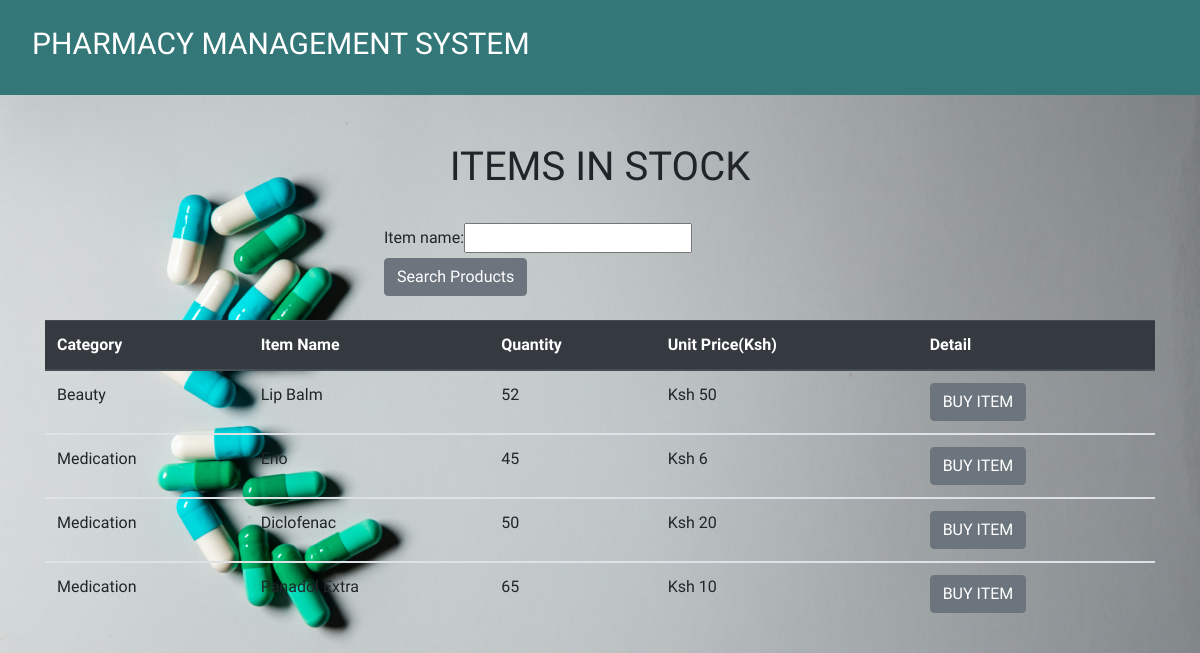
/home/, run on the app's committed database.
### product_app/models.py (models this page shows, shortened)
class Product(models.Model):
    category_name = models.ForeignKey(Category, on_delete = models.CASCADE,null = True, blank = True )
    item_name = models.CharField(max_length = 50, null = True, blank = True)
    total_quantity = models.IntegerField(default = 0, null = True, blank = True)
    issued_quantity = models.IntegerField(default = 0, null = True, blank = True)
    received_quantity = models.IntegerField(default = 0, null = True, blank = True)
    unit_price = models.IntegerField(default=0, null=True, blank=True)

class Category(models.Model):
    name = models.CharField(max_length = 50, null = True, blank = True)
    def __str__(self):
        return self.name

### product_app/views.py (the view)
# urls.py: 2. Add a URL to urlpatterns:  path('', views.home, name='home')
def home(request):
    products = Product.objects.all().order_by('-id')
    product_filters = ProductFilter(request.GET, queryset = products)
    products = product_filters.qs
    return render(request, 'products/index.html', {
        'products': products, 'product_filters': product_filters,
    })

### templates/products/index.html
{% extends 'products/base.html'%} {% block content%}
<br></br>
<div class = "container">
  <h1 class= "text-center">ITEMS IN STOCK</h1>
  <br>
  <div class = "container">
    <form action = "" method = "GET">
      {{product_filters.form}}
      <input
      type = "submit"
      value = "Search Products"
      class="btn btn-secondary btn"/>
    </form>
  </div>
  <br>
  <table class="table">
    <thead class="thead-dark">
      <tr>
        <th scope="col">Category</th>
        <th scope="col">Item Name</th>
        <th scope="col">Quantity</th>
        <th scope="col">Unit Price(Ksh)</th>
        <th scope = "col">Detail</th>
      </tr>
    </thead>
    {% for product in products%}
    <tbody>
      <tr>
        <td>{{product.category_name}}</td>
        <td>{{product.item_name}}</td>
        <td>{{product.total_quantity}}</td>
        <td>Ksh {{product.unit_price}}</td>
        <td><a href="{% url 'product_detail' product.id %}"
              ><input
                type="submit"
                value="BUY ITEM"
                class="btn btn-secondary btn"
                type="button"
            /></a></td>
      </tr>
    </tbody>
    {% endfor %}
  </table>
</div>
{% endblock%}

### product_app/static/css/main.css (style rules this page uses)
html,body { position: relative; overflow-x: hidden; background: url('/static/images/img6.jpg'); width: 100% !important; height: 100vh; display: table; position: relative; background-position: center; background-attachment: scroll; -o-background-size: cover; -moz-background-size: cover; -webkit-background-size: cover; background-size: cover; background-repeat: no-repeat; }
body { background-color: hsl(0, 0%, 98%); font-family: 'raleway'; }
form { width: 40%; margin: 0 auto; }

### data on the page
Product: category_name "Beauty", item_name "Lip Balm", total_quantity "52", unit_price "50"
Product: category_name "Medication", item_name "Eno", total_quantity "45", unit_price "6"
Product: category_name "Medication", item_name "Diclofenac", total_quantity "50", unit_price "20"
Product: category_name "Medication", item_name "Panadol Extra", total_quantity "65", unit_price "10"
